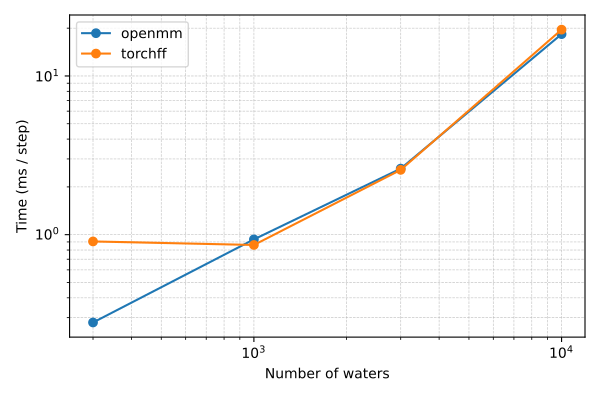

The Python source for this figure:
import argparse
import csv
import math
import os
from typing import Any, Dict, List, Sequence, Tuple

import matplotlib.pyplot as plt
import numpy as np
import torch

import sys

sys.path.insert(0, os.path.join(os.path.dirname(__file__), ".."))

import torchff  # noqa: E402
from tests.get_reference import get_water_data  # noqa: E402
from tests.utils import perf_op  # noqa: E402
from tests.water.run_openmm import run_openmm_water_md  # noqa: E402
from torchff.bond import HarmonicBond  # noqa: E402
from torchff.angle import HarmonicAngle  # noqa: E402
from torchff.ewald import Ewald  # noqa: E402
from torchff.nonbonded import Nonbonded  # noqa: E402


def _build_torchff_neighbor_list(
    coords: torch.Tensor,
    box: torch.Tensor,
    cutoff: float,
) -> torch.Tensor:
    """Build an atom-pair neighbor list using TorchFF CUDA nblist ops.

    The returned list excludes intra-molecular pairs (atoms within the same
    three-atom water molecule) to match how the integrator tests are set up.
    """
    nblist_trial, _ = torchff.build_neighbor_list_nsquared(
        coords, box, cutoff, -1, False
    )
    # Drop intra-molecular interactions: each water has 3 atoms.
    mask = torch.floor_divide(nblist_trial[:, 0], 3) != torch.floor_divide(
        nblist_trial[:, 1], 3
    )
    pairs = nblist_trial[mask]
    return pairs.to(dtype=torch.int64)


def _build_torchff_models(
    alpha: float,
    kmax: int,
    device: str,
    dtype: torch.dtype,
) -> Tuple[HarmonicBond, HarmonicAngle, Nonbonded, Ewald]:
    """Construct TorchFF modules for bond, angle, nonbonded and Ewald (custom ops)."""
    bond = HarmonicBond(use_customized_ops=True).to(device=device, dtype=dtype)
    angle = HarmonicAngle(use_customized_ops=True).to(device=device, dtype=dtype)
    nonbonded = Nonbonded(use_customized_ops=True).to(device=device, dtype=dtype)
    ewald = Ewald(
        alpha=alpha,
        kmax=kmax,
        rank=0,
        use_customized_ops=True,
        return_fields=False,
    ).to(device=device, dtype=dtype)
    return bond, angle, nonbonded, ewald


class TorchFFFixedChargeModel(torch.nn.Module):
    """Flexible TIP3P-style fixed-charge model using TorchFF custom ops."""

    def __init__(
        self,
        bond: HarmonicBond,
        angle: HarmonicAngle,
        nonbonded: Nonbonded,
        ewald: Ewald,
    ) -> None:
        super().__init__()
        self.bond = bond
        self.angle = angle
        self.nonbonded = nonbonded
        self.ewald = ewald

    def forward(
        self,
        coords: torch.Tensor,
        box: torch.Tensor,
        bonds: torch.Tensor,
        b0: torch.Tensor,
        kb: torch.Tensor,
        angles: torch.Tensor,
        th0: torch.Tensor,
        kth: torch.Tensor,
        pairs: torch.Tensor,
        sigma: torch.Tensor,
        epsilon: torch.Tensor,
        charges: torch.Tensor,
        coul_constant: float,
        cutoff: float,
    ) -> torch.Tensor:
        ene = torch.zeros((), dtype=coords.dtype, device=coords.device)
        ene = ene + self.bond(coords, bonds, b0, kb)
        ene = ene + self.angle(coords, angles, th0, kth)
        ene = ene + self.nonbonded(
            coords,
            pairs,
            box,
            sigma,
            epsilon,
            charges,
            coul_constant,
            cutoff,
            True,
        )
        # Long-range Coulomb via Ewald (energy only, no fields).
        ene = ene + self.ewald(coords, box, charges, None, None)
        return ene


def _estimate_ewald_params(box: torch.Tensor) -> Tuple[float, int]:
    """Estimate (alpha, kmax) for Ewald given a periodic box."""
    # Use the same alpha heuristic as in tests/test_ewald.py.
    alpha = math.sqrt(-math.log10(2.0 * 1e-6)) / 0.8
    # Approximate box length from the diagonal for (nearly) orthorhombic boxes.
    box_len = float(torch.mean(torch.diag(box)).item())
    kmax = 50
    for i in range(2, 50):
        error_estimate = (
            i * math.sqrt(box_len * alpha) / 20.0
        ) * math.exp(
            -math.pi
            * math.pi
            * i
            * i
            / (box_len * alpha * box_len * alpha)
        )
        if error_estimate < 1e-6:
            kmax = i
            break
    return alpha, kmax


def run_torchff_benchmark_single(
    num_waters: int,
    cutoff_nm: float,
    device: str,
    dtype: torch.dtype,
    repeat: int,
) -> Dict[str, Any]:
    """Run a TorchFF fixed-charge benchmark for a given system size."""
    wd = get_water_data(
        n=num_waters,
        cutoff=cutoff_nm,
        dtype=dtype,
        device=device,
        coord_grad=True,
        box_grad=False,
        param_grad=False,
    )

    coords = wd.coords
    box = wd.box
    bonds, b0, kb = wd.bonds.to(torch.int64), wd.b0, wd.kb
    angles, th0, kth = wd.angles.to(torch.int64), wd.th0, wd.kth
    sigma, epsilon, charges = wd.sigma, wd.epsilon, wd.charges

    pairs = _build_torchff_neighbor_list(coords, box, cutoff_nm)

    alpha, kmax = _estimate_ewald_params(box)
    bond, angle, nonbonded, ewald = _build_torchff_models(
        alpha=alpha,
        kmax=kmax,
        device=device,
        dtype=dtype,
    )

    model = TorchFFFixedChargeModel(
        bond=bond,
        angle=angle,
        nonbonded=nonbonded,
        ewald=ewald,
    ).to(device=device, dtype=dtype)

    coulomb_constant = 138.935456

    perf = perf_op(
        model,
        coords,
        box,
        bonds,
        b0,
        kb,
        angles,
        th0,
        kth,
        pairs,
        sigma,
        epsilon,
        charges,
        coulomb_constant,
        cutoff_nm,
        desc=f"torchff_fixed_charge (waters={num_waters}, alpha={alpha:.6f}, kmax={kmax})",
        warmup=10,
        repeat=repeat,
        run_backward=True,
    )

    mean_ms = float(np.mean(perf))
    std_ms = float(np.std(perf))
    print(
        f"TorchFF N={num_waters}: {mean_ms:.4f} ± {std_ms:.4f} ms/step, "
        f"alpha={alpha:.6f}, kmax={kmax}"
    )

    return {
        "engine": "torchff",
        "num_waters": num_waters,
        "num_atoms": int(coords.shape[0]),
        "mean_ms_per_step": mean_ms,
        "std_ms_per_step": std_ms,
        "alpha": float(alpha),
        "kmax": int(kmax),
    }


def run_openmm_benchmark_single(
    num_waters: int,
    steps: int,
    platform: str | None,
) -> Dict[str, Any]:
    """Run an OpenMM fixed-charge benchmark for a given system size."""
    tests_dir = os.path.join(os.path.dirname(__file__), "..", "tests", "water")
    pdb_path = os.path.join(tests_dir, f"water_{num_waters}.pdb")
    ms_per_step, alpha, kmax = run_openmm_water_md(
        pdb=pdb_path,
        steps=steps,
        platform=platform,
        temperature=300.0,
    )
    num_atoms = num_waters * 3
    print(
        f"OpenMM  N={num_waters}: {ms_per_step:.4f} ms/step, "
        f"alpha={alpha}, kmax={kmax}"
    )
    return {
        "engine": "openmm",
        "num_waters": num_waters,
        "num_atoms": num_atoms,
        "mean_ms_per_step": float(ms_per_step),
        "std_ms_per_step": float("nan"),
        "alpha": str(alpha),
        "kmax": int(kmax),
    }


def write_results_to_csv(results: Sequence[Dict[str, Any]], csv_path: str) -> None:
    fieldnames = [
        "engine",
        "num_waters",
        "num_atoms",
        "mean_ms_per_step",
        "std_ms_per_step",
        "alpha",
        "kmax",
        "speed_steps_per_s",
    ]
    with open(csv_path, "w", newline="") as f:
        writer = csv.DictWriter(f, fieldnames=fieldnames)
        writer.writeheader()
        for row in results:
            ms = row["mean_ms_per_step"]
            speed = float("nan")
            if ms > 0.0 and math.isfinite(ms):
                speed = 1000.0 / ms
            out = dict(row)
            out["speed_steps_per_s"] = speed
            writer.writerow(out)
    print(f"Wrote fixed-charge benchmark results to {csv_path}")


def plot_results(results: Sequence[Dict[str, Any]], pdf_path: str) -> None:
    engines = sorted({r["engine"] for r in results})

    plt.figure(figsize=(6, 4))
    for engine in engines:
        sub = [r for r in results if r["engine"] == engine]
        if not sub:
            continue
        sub_sorted = sorted(sub, key=lambda r: r["num_waters"])
        x = [r["num_waters"] for r in sub_sorted]
        ms = np.array([r["mean_ms_per_step"] for r in sub_sorted], dtype=float)
        # Plot ms/step directly.
        plt.plot(
            x,
            ms,
            marker="o",
            label=engine,
        )

    plt.xscale("log")
    plt.yscale("log")
    plt.xlabel("Number of waters")
    plt.ylabel("Time (ms / step)")
    plt.grid(True, which="both", linestyle="--", linewidth=0.5, alpha=0.7)
    plt.legend()
    plt.tight_layout()
    plt.savefig(pdf_path)
    plt.close()
    print(f"Saved fixed-charge benchmark plot to {pdf_path}")


def main() -> None:
    parser = argparse.ArgumentParser(
        description=(
            "Benchmark common fixed-charge water models using TorchFF and OpenMM.\n"
            "Reports ms/step for different system sizes and writes CSV + PDF."
        )
    )
    parser.add_argument(
        "--waters",
        type=int,
        nargs="+",
        default=[300, 1000, 3000, 10000],
        help="List of water molecule counts to benchmark.",
    )
    parser.add_argument(
        "--torchff-repeat",
        type=int,
        default=200,
        help="Number of TorchFF forward passes used for timing.",
    )
    parser.add_argument(
        "--openmm-steps",
        type=int,
        default=10000,
        help="Number of MD steps for each OpenMM benchmark run.",
    )
    parser.add_argument(
        "--device",
        type=str,
        default="cuda",
        help="Torch device to use for TorchFF benchmarks (default: cuda).",
    )
    parser.add_argument(
        "--dtype",
        type=str,
        default="float32",
        choices=["float32", "float64"],
        help="Torch dtype to use for TorchFF benchmarks.",
    )
    parser.add_argument(
        "--openmm-platform",
        type=str,
        default=None,
        help="Optional OpenMM platform name (e.g. CUDA, CPU).",
    )

    args = parser.parse_args()

    if not torch.cuda.is_available():
        raise RuntimeError("CUDA is required for TorchFF benchmarks.")

    dtype = torch.float32 if args.dtype == "float32" else torch.float64

    # Reproducibility for TorchFF benchmarks.
    np.random.seed(42)
    torch.manual_seed(42)
    if torch.cuda.is_available():
        torch.cuda.manual_seed_all(42)

    cutoff_nm = 0.8

    all_results: List[Dict[str, Any]] = []
    for n_w in args.waters:
        print(f"Running TorchFF benchmark for N={n_w} waters")
        torchff_res = run_torchff_benchmark_single(
            num_waters=n_w,
            cutoff_nm=cutoff_nm,
            device=args.device,
            dtype=dtype,
            repeat=args.torchff_repeat,
        )
        all_results.append(torchff_res)

        print(f"Running OpenMM benchmark for N={n_w} waters")
        openmm_res = run_openmm_benchmark_single(
            num_waters=n_w,
            steps=args.openmm_steps,
            platform=args.openmm_platform,
        )
        all_results.append(openmm_res)

    script_dir = os.path.dirname(os.path.abspath(__file__))
    csv_path = os.path.join(script_dir, "fixed_charge_benchmark.csv")
    pdf_path = os.path.join(script_dir, "fixed_charge_benchmark.pdf")

    write_results_to_csv(all_results, csv_path)
    plot_results(all_results, pdf_path)


if __name__ == "__main__":
    main()
